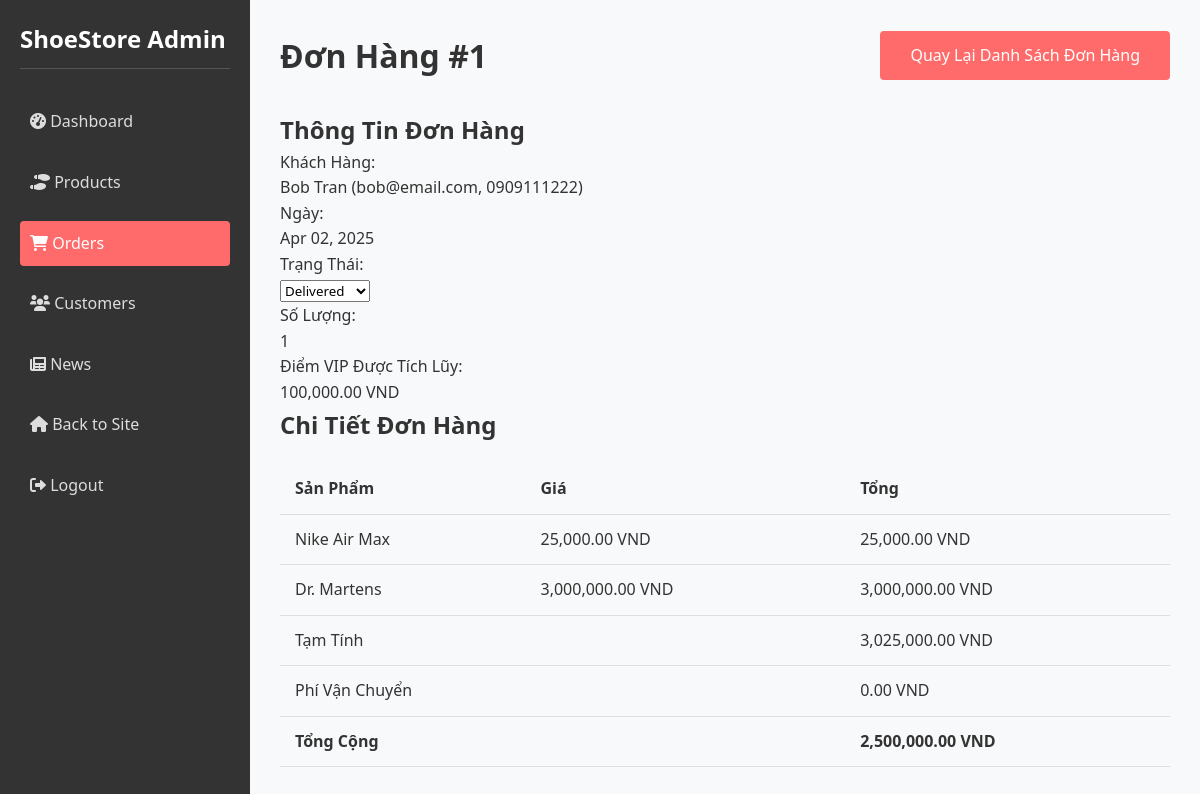
/views/admin/index.php?controller=adminOrder&action=orderDetail&id=1 (signed in), run on an earlier commit of the app's database.
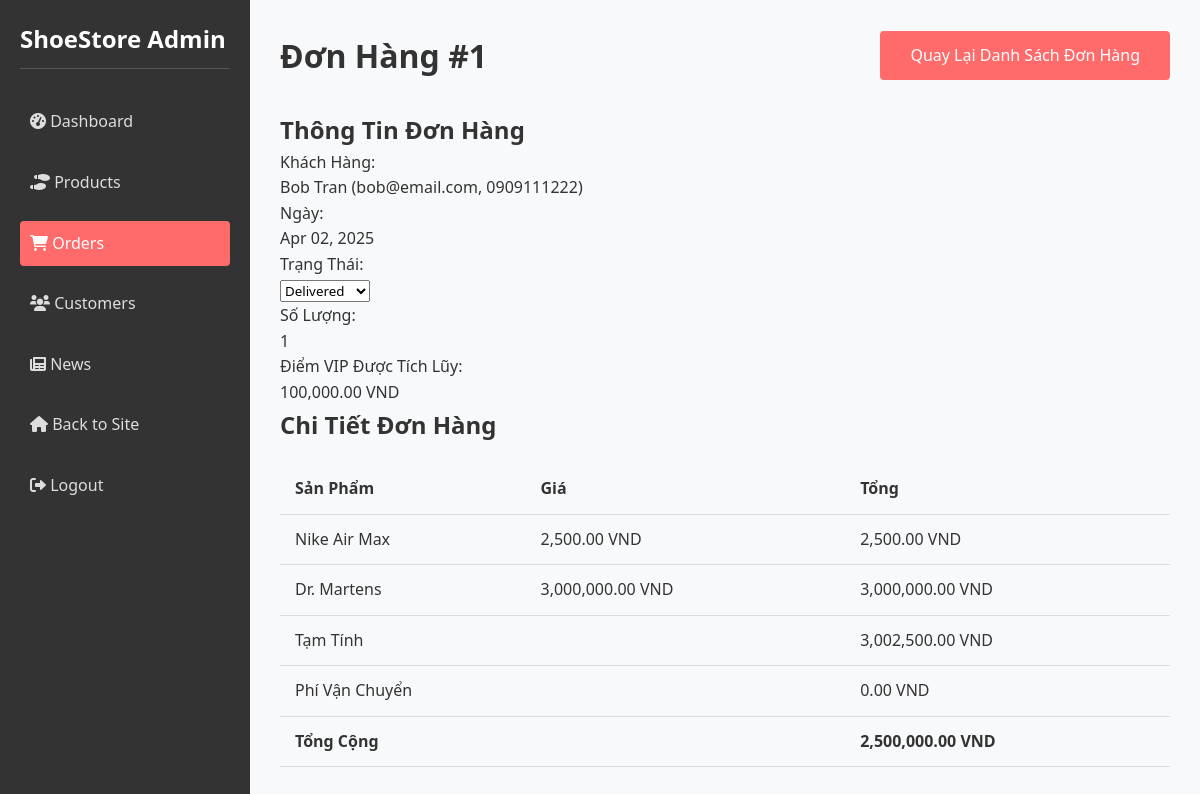
And on a later commit of the database.
### tables this page shows
CREATE TABLE `order_shoes` (
  `OrderID` int(11) NOT NULL,
  `ShoesID` int(11) NOT NULL
);

CREATE TABLE `shoes` (
  `ShoesID` int(11) NOT NULL,
  `Name` varchar(100) DEFAULT NULL,
  `Price` decimal(10,2) DEFAULT NULL,
  `Stock` int(11) DEFAULT NULL,
  `Description` text DEFAULT NULL,
  `DateCreate` date DEFAULT NULL,
  `DateUpdate` date DEFAULT NULL,
  `Image` varchar(255) DEFAULT NULL,
  `CategoryID` int(11) DEFAULT NULL,
  `shoes_size` decimal(5,2) DEFAULT NULL
);

CREATE TABLE `order` (
  `OrderID` int(11) NOT NULL,
  `MemberID` int(11) DEFAULT NULL,
  `Total_price` decimal(10,2) DEFAULT NULL,
  `Quantity` int(11) DEFAULT NULL,
  `Date` date DEFAULT NULL,
  `Earned_VIP` decimal(10,2) DEFAULT NULL,
  `Status` varchar(50) DEFAULT NULL
);

### controllers/AdminOrderController.php (called while the page is built, shortened)
<?php
require_once __DIR__ . '/../models/OrderModel.php';
class AdminOrderController {
    private $orderModel;
    public function __construct() {
        $this->orderModel = new OrderModel();
    }
    public function orderDetail() {
        $orderId = intval($_GET['id']);
        $order = $this->orderModel->getOrderById($orderId);
        require_once __DIR__ . '/../views/admin/components/header.php';
        require_once __DIR__ . '/../views/admin/pages/order-detail.php';
    }
}

### views/admin/index.php (called while the page is built, shortened)
<?php
$action = isset($_GET['action']) ? preg_replace('/[^a-zA-Z0-9]/', '', $_GET['action']) : 'index';
$controllerInstance = new $controllerClass();
$controllerInstance->$action();

### models/OrderModel.php (called while the page is built, shortened)
<?php
class OrderModel {
    private $pdo;
    public function __construct() {
        try {
            $this->pdo = new PDO("mysql:host=127.0.0.1;dbname=shoe;charset=utf8mb4", "root", "123456789");
            $this->pdo->setAttribute(PDO::ATTR_ERRMODE, PDO::ERRMODE_EXCEPTION);
        } catch (PDOException $e) {
            die("Connection failed: " . $e->getMessage());
        }
    }
    public function getOrderById($orderId) {
        $stmt = $this->pdo->prepare("
            SELECT o.*, m.Name AS customer_name, m.Email, m.Phone
            FROM `order` o
            JOIN member m ON o.MemberID = m.MemberID
            WHERE o.OrderID = ?
        ");
        $stmt->execute([$orderId]);
        $order = $stmt->fetch(PDO::FETCH_ASSOC);
        if ($order) {
            $stmt = $this->pdo->prepare("
                SELECT os.ShoesID, s.Name AS product_name, s.Price, os.OrderID
                FROM order_shoes os
                JOIN shoes s ON os.ShoesID = s.ShoesID
                WHERE os.OrderID = ?
            ");
            $stmt->execute([$orderId]);
            $order['items'] = $stmt->fetchAll(PDO::FETCH_ASSOC);
        }
        return $order;
    }
}

### views/admin/pages/order-detail.php (the view, shortened to what the changed rows need)
<div class="admin-header">
    <h1>Đơn Hàng #<?php echo htmlspecialchars($order['OrderID']); ?></h1>
</div>
<div class="order-detail">
    <div class="order-info">
        <h2>Thông Tin Đơn Hàng</h2>
    </div>
    <h2>Chi Tiết Đơn Hàng</h2>
    <table class="admin-table">
        <thead>
            <tr>
                <th>Sản Phẩm</th>
                <th>Giá</th>
                <th>Tổng</th>
            </tr>
        </thead>
        <tbody>
            <?php if (empty($order['items'])): ?>
                <tr>
                    <td colspan="3" style="text-align: center;">Không có sản phẩm nào.</td>
                </tr>
            <?php else: ?>
                <?php
                $subtotal = 0;
                foreach ($order['items'] as $item):
                    $itemTotal = $order['Quantity'] * $item['Price'];
                    $subtotal += $itemTotal;
                ?>
                    <tr>
                        <td><?php echo htmlspecialchars($item['product_name']); ?></td>
                        <td><?php echo number_format($item['Price'], 2); ?> VND</td>
                        <td><?php echo number_format($itemTotal, 2); ?> VND</td>
                    </tr>
                <?php endforeach; ?>
            <?php endif; ?>
        </tbody>
        <tfoot>
            <tr>
                <td colspan="2" class="text-right">Tạm Tính</td>
                <td><?php echo number_format($subtotal, 2); ?> VND</td>
            </tr>
        </tfoot>
    </table>
</div>
<?php require_once __DIR__ . '/../components/admin_footer.php'; ?>

What changed in the data, as far as the page shows it:
changed through a linked row, order_shoes "Nike Air Max": ShoesID.Price "25,000.00" → "2,500.00"; OrderID.Price "25,000.00" → "2,500.00"
Also different on the page:
$subtotal: "3,025,000.00" → "3,002,500.00"
